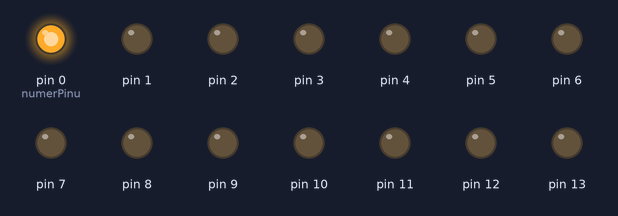
This sketch was run on a simulated Arduino Uno, built with avr-gcc and run on an emulated ATmega328P. Shown: output pins drawn as LEDs (lit = HIGH).

Above: at 0.1 s.
At 3.1 s:
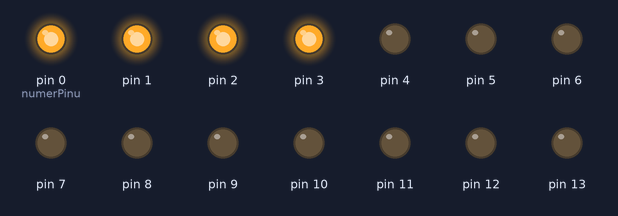
At 6.1 s:
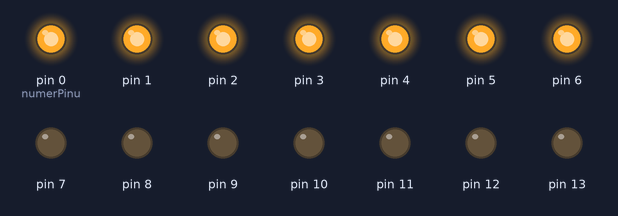
At 13.1 s:
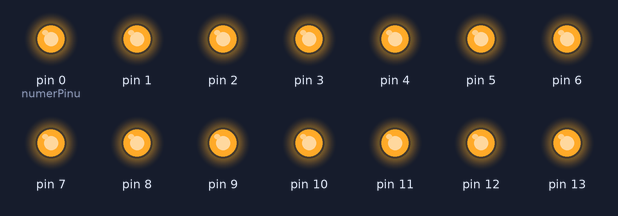
At 21.1 s:
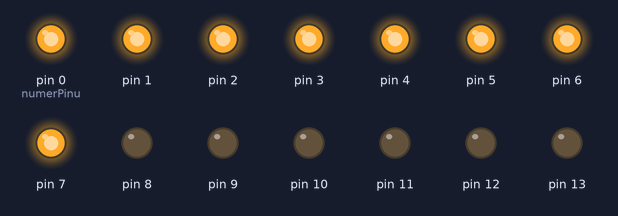
At 29.1 s:
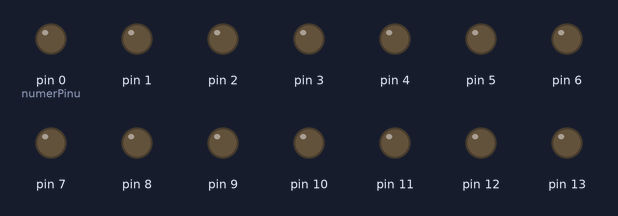
Timing chart, 0 to 40.0 s (numbered marks = the images above):
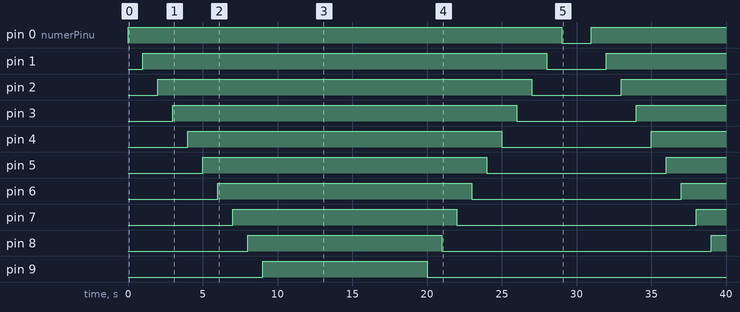

Measured:
- by itself, pin 0 (numerPinu): LOW → HIGH at 0.00 s, → LOW 29.0 s later, → HIGH 2.0 s later
- by itself, pin 1: LOW → HIGH at 1.0 s, → LOW 27.0 s later, → HIGH 4.0 s later
- by itself, pin 2: LOW → HIGH at 2.0 s, → LOW 25.0 s later, → HIGH 6.0 s later
- by itself, pin 3: LOW → HIGH at 3.0 s, → LOW 23.0 s later, → HIGH 8.0 s later
- by itself, pin 4: LOW → HIGH at 4.0 s, → LOW 21.0 s later, → HIGH 10.0 s later
- by itself, pin 5: LOW → HIGH at 5.0 s, → LOW 19.0 s later, → HIGH 12.0 s later
- by itself, pin 6: LOW → HIGH at 6.0 s, → LOW 17.0 s later, → HIGH 14.0 s later
- by itself, pin 7: LOW → HIGH at 7.0 s, → LOW 15.0 s later, → HIGH 16.0 s later

The sketch:

pierwszy.ino
```cpp
/*
12.04.2015 Mateusz Jaros/The JarOS

///////////////////////////////////////
LEDy podłączone przez rezystory pod piny cyfrowe w Arduino od 0 do 13
*/

int numerPinu = 0;
void setup() {
  while(numerPinu < 14){
    pinMode(numerPinu, OUTPUT); // ustawianie pinów jako wyjście
    // obie formy są poprawne:
    //numerPinu = numerPinu +1;
    numerPinu++;
  }
}

void loop() {
  numerPinu = 0;
  while(numerPinu < 14){
    digitalWrite(numerPinu, HIGH); // zapalnie po kolei LEDów
    numerPinu++;
    delay(1000);
  }
  delay(1000);
  do {
    digitalWrite(numerPinu, LOW); // gaszenie po kolei LEDów
    numerPinu--;
    delay(1000);
  }while(numerPinu >= 0);
  delay(1000);
}
```
